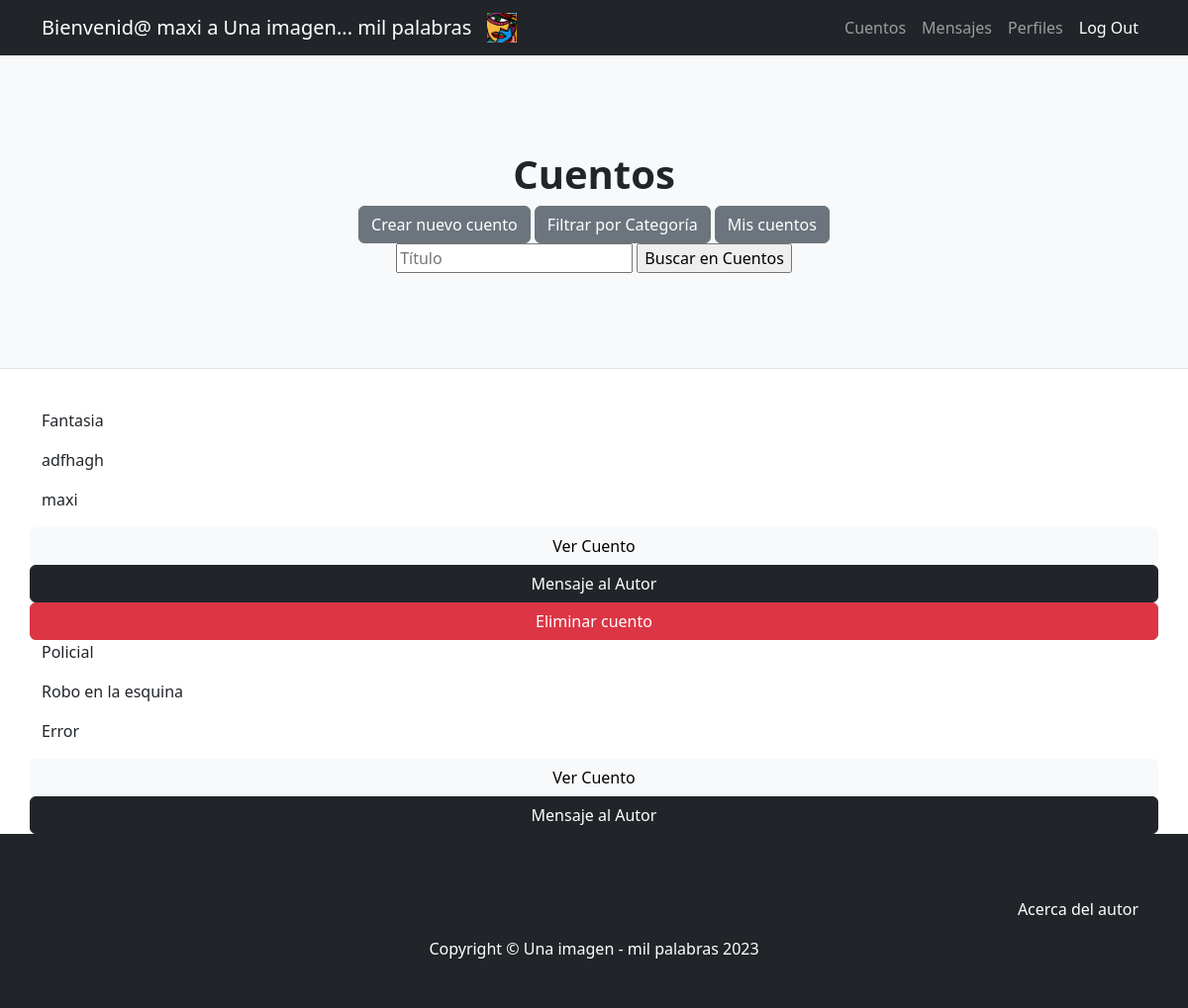
Before: /AppCuentos/ (signed in) with the older database file.
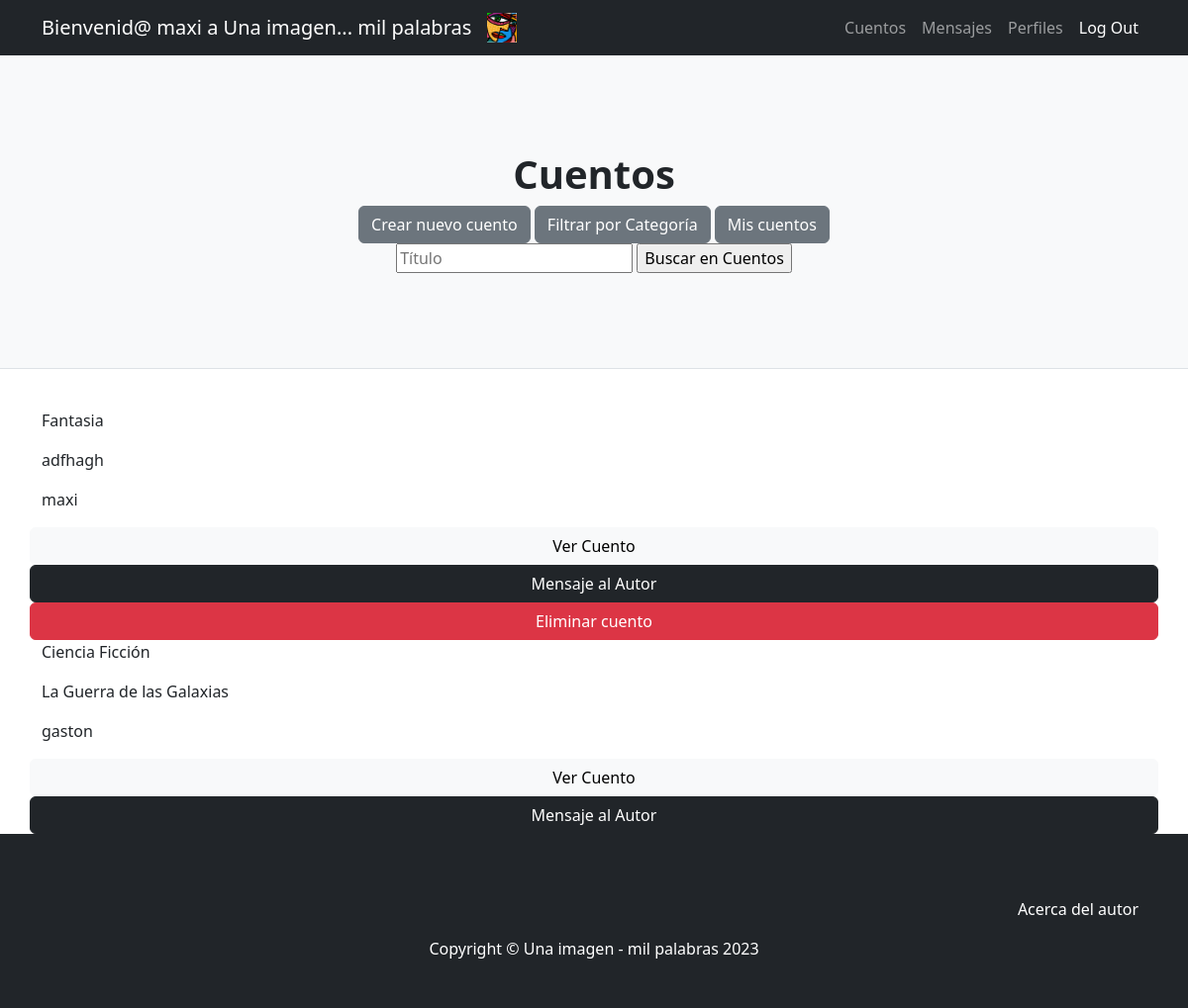
After: the same page with the newer database file.
### AppCuentos/models.py (models this page shows, shortened)
class Cuento(models.Model):
    fecha=models.DateField()
    categoria=models.CharField(max_length=20)
    titulo=models.CharField(max_length=50, unique=True)
    subtitulo=models.CharField(max_length=100)
    cuerpo=models.CharField(max_length=100000)
    autor=models.ForeignKey(User, on_delete=models.CASCADE)
    foto=models.ImageField(upload_to="fotos") #Hay que ponerlo en la carpeta media como el de avatars

### AppCuentos/views.py (the view)
# urls.py: path("", inicioCuentos, name="inicioCuentos"),
def inicioCuentos(request):
    cuentos=Cuento.objects.all()
    if len(cuentos)==0:
        mensaje="Aún no hay cuentos cargados... Inspirate y da el primer paso"
    else:
        mensaje=''
    return render(request,"AppCuentos/inicioCuentos.html", {'cuentos':cuentos,'mensaje':mensaje,"avatar":obtenerAvatar(request)})

### AppUsuarios/views.py (called while the page is built)
@login_required
def obtenerAvatar(request):
    avatares=Avatar.objects.filter(user=request.user.id)
    if len(avatares)!=0:
        return avatares[0].imagen.url
    else:
        return "/media/avatars/default.png"

### AppCuentos/templates/AppCuentos/inicioCuentos.html (shortened to what this page needs)
{% extends "AppUsuarios/padre.html" %}
{% load static %}
{% block titulo %}
<h1 class="fw-bolder">Cuentos</h1>
<a class="btn btn-secondary" href="{% url 'nuevoCuento' %}">Crear nuevo cuento</a>
<a class="btn btn-secondary" href="{% url 'buscarPorCategoria' %}">Filtrar por Categoría</a>
<a class="btn btn-secondary" href="{% url 'misCuentos' %}">Mis cuentos</a>
<form action="{% url 'buscarCuento' %}" method="GET">
    <input type="text" name="titulo" id="titulo" placeholder="Título">
    <input type="submit" value="Buscar en Cuentos">
</form>
{% endblock %}
{% block cuerpo %}
<body>
    {% for cuento in cuentos %}
    <p>{{ cuento.categoria }}</p>
    <p>{{ cuento.titulo }}</p>
    <p>{{ cuento.autor }}</p>
    <a class="btn btn-light" href="{% url 'verCuento'  cuento.id  %}">Ver Cuento </a>
    <a class="btn btn-dark" href="{% url 'mensajeAlAutor'  cuento.id  %}">Mensaje al Autor </a>
    {% if cuento.autor == request.user %}
    <a class="btn btn-danger" href="{% url 'eliminarCuento'  cuento.id  %}">Eliminar cuento </a>
    {% endif %}
    {% endfor %}
</body>
{% endblock %}

Changed rows visible on the page:
removed Cuento: categoria "Policial", titulo "Robo en la esquina", autor "Error"
added Cuento: categoria "Ciencia Ficción", titulo "La Guerra de las Galaxias", autor "gaston"
